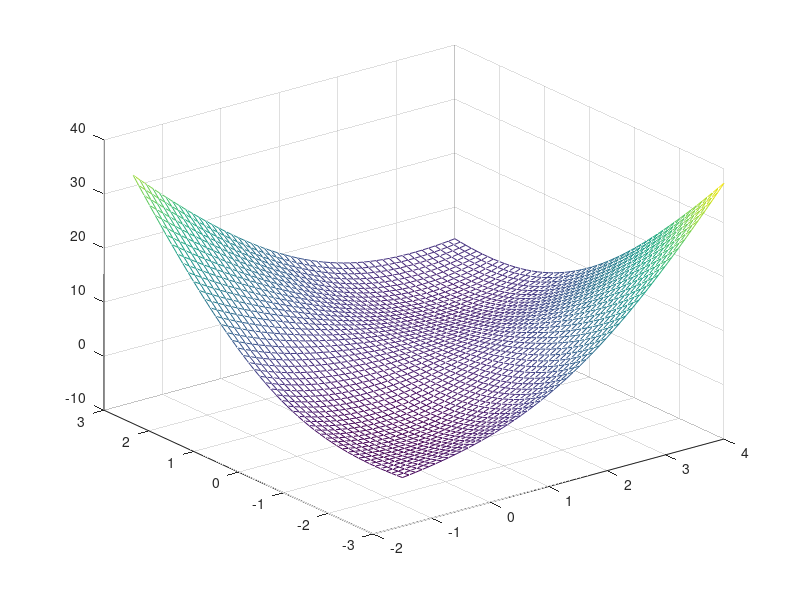

MATLAB code to generate this figure: (Note: this script raises an error after producing the figure.)
x = linspace(-1.5, 4, 50);	% 在 x 軸 [-1.5,4] 之間取 50 點  
y = linspace(-3, 3, 50);	% 在 y 軸 [-3,3] 之間取 50 點  
[xx, yy] = meshgrid(x, y);	% xx 和 yy 都是 50x50 的矩陣  
zz = sin(xx+yy)+((xx-yy).^2)-1.5.*xx+2.5.*yy+1;	% 計算函數值，zz 也是 50x50 的矩陣
mesh(xx, yy, zz);		% 畫出立體網狀圖 
% colormap(zeros(1,3));		% 以黑色呈現   


ss = getNewGene(20);
for i=1:length(ss)
    fprintf("now: %d \n",i);
    vec = convGene2Value(ss{i});
    fprintf("X: %d \n",round(vec(1)));
    fprintf("Y: %d \n",round(vec(2)));
end